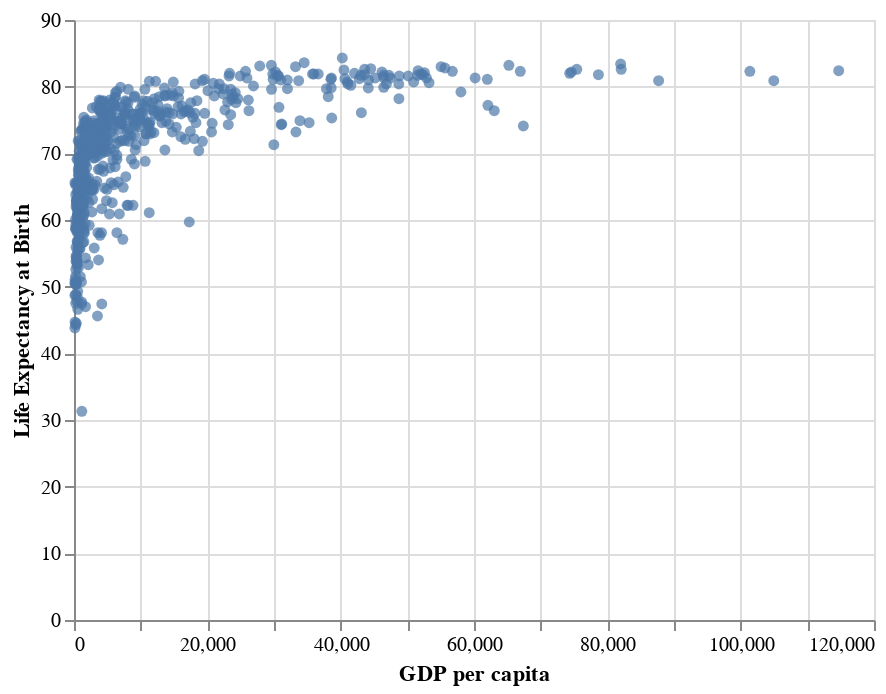

The cell this chart's notebook holds for it:
### Markdown cell above
An initial problem that would be good to resolve before continuing is that the y axis label isn't informative. Let's change that by wrapping the column to encode in `alt.Y()` and specifying the title manually.

### Code cell
# change axis label
alt.Chart(data).mark_circle().encode(
    x = 'GDP per capita',
    y = alt.Y('Life Expectancy', title = 'Life Expectancy at Birth')
)

### Figure 1 — Vega-Lite specification as saved in the notebook (floating-point values rounded to 4 significant figures; data arrays with more than 128 entries replaced by an {"elided": "..."} marker saying what was removed)
{"config": {"view": {"continuousWidth": 400, "continuousHeight": 300}}, "data": {"name": "data-29977ff87bd5cb58512af82a56f9552e"}, "mark": "circle", "encoding": {"x": {"field": "GDP per capita", "type": "quantitative"}, "y": {"field": "Life Expectancy", "title": "Life Expectancy at Birth", "type": "quantitative"}}, "$schema": "https://vega.github.io/schema/vega-lite/v4.17.0.json", "datasets": {"data-29977ff87bd5cb58512af82a56f9552e": {"elided": "620 records"}}}
